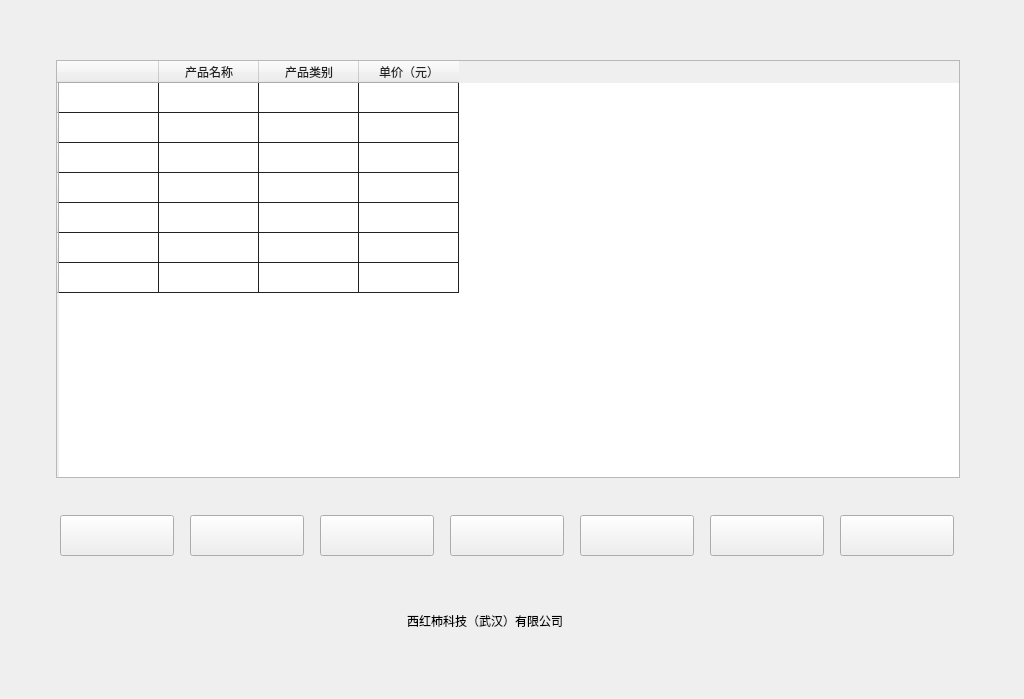
<?xml version="1.0" encoding="UTF-8"?>
<ui version="4.0">
 <class>TabProductManage</class>
 <widget class="QWidget" name="TabProductManage">
  <property name="geometry">
   <rect>
    <x>0</x>
    <y>0</y>
    <width>1024</width>
    <height>699</height>
   </rect>
  </property>
  <property name="windowTitle">
   <string>TabProductManage</string>
  </property>
  <property name="styleSheet">
   <string notr="true"/>
  </property>
  <widget class="QPushButton" name="proAddBtn">
   <property name="geometry">
    <rect>
     <x>580</x>
     <y>515</y>
     <width>114</width>
     <height>41</height>
    </rect>
   </property>
   <property name="styleSheet">
    <string notr="true">
QPushButton
{border-image: url(:/productManage/image/productManage/btn_add_normal.png);}
QPushButton:hover
{border-image: url(:/productManage/image/productManage/btn_add_press.png);}
QPushButton:pressed
{border-image: url(:/productManage/image/productManage/btn_add_normal.png);}</string>
   </property>
   <property name="text">
    <string/>
   </property>
  </widget>
  <widget class="QPushButton" name="proPreBtn">
   <property name="geometry">
    <rect>
     <x>190</x>
     <y>515</y>
     <width>114</width>
     <height>41</height>
    </rect>
   </property>
   <property name="styleSheet">
    <string notr="true">
QPushButton
{border-image: url(:/productManage/image/productManage/btn_prpage_normal.png);}
QPushButton:hover
{border-image: url(:/productManage/image/productManage/btn_prpage_press.png);}
QPushButton:pressed
{border-image: url(:/productManage/image/productManage/btn_prpage_normal.png);}

QPushButton:disabled{
   border-image: url(:/productManage/image/productManage/btn_prpage_down.png);
}</string>
   </property>
   <property name="text">
    <string/>
   </property>
  </widget>
  <widget class="QPushButton" name="proNextBtn">
   <property name="geometry">
    <rect>
     <x>320</x>
     <y>515</y>
     <width>114</width>
     <height>41</height>
    </rect>
   </property>
   <property name="styleSheet">
    <string notr="true">
QPushButton
{border-image: url(:/productManage/image/productManage/btn_nextpage_normal.png);}
QPushButton:hover
{border-image: url(:/productManage/image/productManage/btn_nextpage_press.png);}
QPushButton:pressed
{border-image: url(:/productManage/image/productManage/btn_nextpage_normal.png);}

QPushButton:disabled{
   border-image: url(:/productManage/image/productManage/btn_nextpage_down.png);
}</string>
   </property>
   <property name="text">
    <string/>
   </property>
  </widget>
  <widget class="QPushButton" name="proDelBtn">
   <property name="geometry">
    <rect>
     <x>710</x>
     <y>515</y>
     <width>114</width>
     <height>41</height>
    </rect>
   </property>
   <property name="styleSheet">
    <string notr="true">QPushButton
{border-image: url(:/productManage/image/productManage/btn_delete_normal.png);}
QPushButton:hover
{border-image: url(:/productManage/image/productManage/btn_delete_press.png);}
QPushButton:pressed
{border-image: url(:/productManage/image/productManage/btn_delete_normal.png);}

QPushButton:disabled{
   border-image: url(:/productManage/image/productManage/btn_delete_down.png);
}

</string>
   </property>
   <property name="text">
    <string/>
   </property>
  </widget>
  <widget class="QPushButton" name="proFirstBtn">
   <property name="geometry">
    <rect>
     <x>60</x>
     <y>515</y>
     <width>114</width>
     <height>41</height>
    </rect>
   </property>
   <property name="styleSheet">
    <string notr="true">QPushButton
{border-image: url(:/productManage/image/productManage/btn_firstpage_normal.png);}
QPushButton:hover
{border-image: url(:/productManage/image/productManage/btn_firstpage_press.png);}
QPushButton:pressed
{border-image: url(:/productManage/image/productManage/btn_firstpage_normal.png);}

QPushButton:disabled{
   border-image: url(:/productManage/image/productManage/btn_firstpage_down.png);
}

</string>
   </property>
   <property name="text">
    <string/>
   </property>
  </widget>
  <widget class="QPushButton" name="proLastBtn">
   <property name="geometry">
    <rect>
     <x>450</x>
     <y>515</y>
     <width>114</width>
     <height>41</height>
    </rect>
   </property>
   <property name="styleSheet">
    <string notr="true">QPushButton
{border-image: url(:/productManage/image/productManage/btn_lastpage.normal.png);}
QPushButton:hover
{border-image: url(:/productManage/image/productManage/btn_lastpage_press.png);}
QPushButton:pressed
{border-image: url(:/productManage/image/productManage/btn_lastpage.normal.png);}

QPushButton:disabled{
   border-image: url(:/productManage/image/productManage/btn_lastpage_down.png);
}

</string>
   </property>
   <property name="text">
    <string/>
   </property>
  </widget>
  <widget class="QTableWidget" name="proTableWidget">
   <property name="geometry">
    <rect>
     <x>56</x>
     <y>60</y>
     <width>904</width>
     <height>418</height>
    </rect>
   </property>
   <property name="styleSheet">
    <string notr="true">font: 12pt &quot;Microsoft YaHei UI&quot;;
color:#212222;
gridline-color:#212222;

</string>
   </property>
   <row>
    <property name="text">
     <string/>
    </property>
   </row>
   <row>
    <property name="text">
     <string/>
    </property>
   </row>
   <row>
    <property name="text">
     <string/>
    </property>
   </row>
   <row>
    <property name="text">
     <string/>
    </property>
   </row>
   <row>
    <property name="text">
     <string/>
    </property>
   </row>
   <row>
    <property name="text">
     <string/>
    </property>
   </row>
   <row>
    <property name="text">
     <string/>
    </property>
   </row>
   <column>
    <property name="text">
     <string/>
    </property>
   </column>
   <column>
    <property name="text">
     <string>产品名称</string>
    </property>
   </column>
   <column>
    <property name="text">
     <string>产品类别</string>
    </property>
   </column>
   <column>
    <property name="text">
     <string>单价（元）</string>
    </property>
   </column>
  </widget>
  <widget class="QPushButton" name="proUpdateBtn">
   <property name="geometry">
    <rect>
     <x>840</x>
     <y>515</y>
     <width>114</width>
     <height>41</height>
    </rect>
   </property>
   <property name="styleSheet">
    <string notr="true">QPushButton
{border-image: url(:/productManage/image/productManage/btn_alter_normal.png);}
QPushButton:hover
{border-image: url(:/productManage/image/productManage/btn_alter_press.png);}
QPushButton:pressed
{border-image: url(:/productManage/image/productManage/btn_alter_normal.png);}

QPushButton:disabled{
   border-image: url(:/productManage/image/productManage/btn_alter_down.png);
}

</string>
   </property>
   <property name="text">
    <string/>
   </property>
  </widget>
  <widget class="QLabel" name="label">
   <property name="geometry">
    <rect>
     <x>407</x>
     <y>605</y>
     <width>210</width>
     <height>31</height>
    </rect>
   </property>
   <property name="styleSheet">
    <string notr="true">font: 12pt &quot;Microsoft YaHei UI&quot;;
color: rgb(0, 0, 0);</string>
   </property>
   <property name="text">
    <string>西红柿科技（武汉）有限公司</string>
   </property>
  </widget>
 </widget>
 <layoutdefault spacing="6" margin="11"/>
 <tabstops>
  <tabstop>proFirstBtn</tabstop>
  <tabstop>proPreBtn</tabstop>
  <tabstop>proNextBtn</tabstop>
  <tabstop>proLastBtn</tabstop>
  <tabstop>proAddBtn</tabstop>
  <tabstop>proDelBtn</tabstop>
  <tabstop>proUpdateBtn</tabstop>
  <tabstop>proTableWidget</tabstop>
 </tabstops>
 <resources>
  <include location="littlesun.qrc"/>
 </resources>
 <connections/>
</ui>
